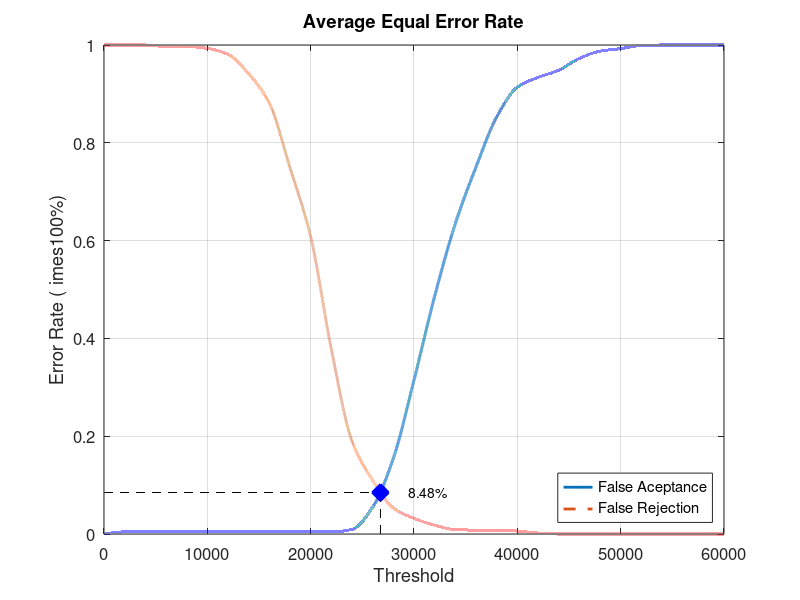
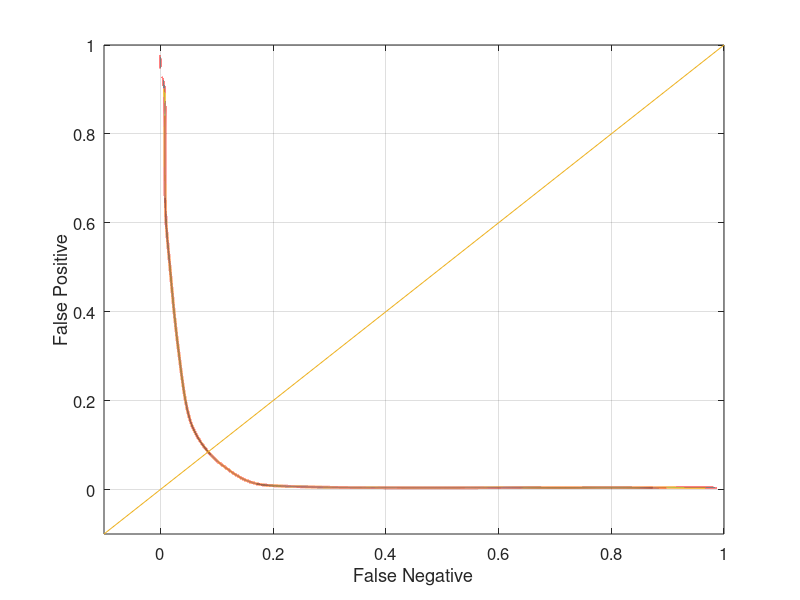

Write the MATLAB code that produced these figures, in order.
close all;
clear;
clc;
x = 0:2000:60000;
xq = 0:0.5:60000;

y0 = [0 0.00421053 0.00421053 0.00421053 0.00421053 0.00421053 0.00421053 0.00421053 0.00421053 0.00421053 0.00421053 0.00421053 0.00947368 0.0547368 0.154737 0.314737 0.486316 0.634737 0.750526 0.852632 0.913684 0.933684 0.948421 0.972632 0.987368 0.992632 0.998947 1 1 1 1]
yy0 = interp1(x, y0, xq, 'pchip');
y1 = [1 1 1 0.997 0.997 0.993 0.981 0.941 0.881 0.749 0.608 0.378 0.19 0.11 0.053 0.032 0.018 0.009 0.008 0.008 0.006 0.002 0 0 0 0 0 0 0 0 0]
yy1 = interp1(x, y1, xq, 'pchip');

% Calculating EER: 
y2 = abs(y0 - y1);
find(y2 == min(y2))
yy2 = abs(yy0 - yy1);
xEER = find(yy2 == min(yy2));
xEERIndex = xq(xEER) % X-axis EER
yEER = yy0(xEER) % Y-axis EER

main = figure
plot(xq, yy0,'-','LineWidth', 2);	hold on
plot(xq, yy1,'--','LineWidth', 2);	hold on
plot([xEERIndex xEERIndex], [0 yEER], 'k--');	hold on
plot([0 xEERIndex], [yEER yEER], 'k--');	hold on
plot(xEERIndex, yEER, 'bx', 'LineWidth', 10);	hold on
text(xEERIndex + 10 * xEERIndex / 100, yEER, [num2str(round((10000 * yEER)) / 100) '%'])
legend('False Aceptance', 'False Rejection', 'Location', 'SouthEast')
xlabel('Threshold')
ylabel('Error Rate (	imes100%)')
title('Average Equal Error Rate')
set(gca, 'FontSize', 12)
axis([0 60000 0 1])
grid on

print(main, 'Database4AverageMain', '-dpng');
FNRxFPR = figure('Color', [1 1 1]);
plot(yy1, yy0, '-', yy1, yy0, 'LineWidth', 2);
hold on
y = -0.1:0.1:1
plot(y, y); 
set(gca, 'FontSize', 12)
xlabel('False Negative')
ylabel('False Positive')
axis([-0.1 1 -0.1 1])
set(gca, 'FontSize', 12)
grid on

print(FNRxFPR, 'Database4AverageFNRxFPR','-dpng');
